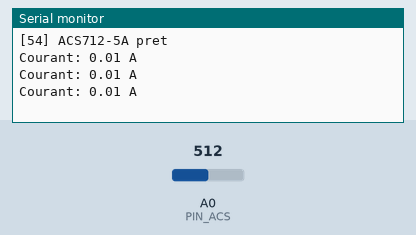
Recording of a sketch running on a simulated Arduino Uno, built with avr-gcc and run on an emulated ATmega328P. On the bench: the last lines printed to the serial monitor. Inputs (shaded band) come from the test bench; at power-on: A0 (PIN_ACS) = 512.

Above: at 1.2 s.
1.3 s: A0 (PIN_ACS) set to 716
At 2.0 s:
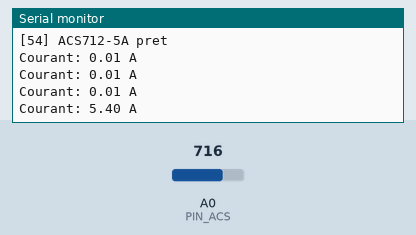
2.8 s: A0 (PIN_ACS) set to 900
At 3.5 s:
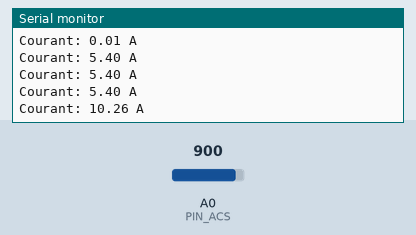
Timing chart, 0 to 5.8 s (numbered marks = the images above; inputs shaded):
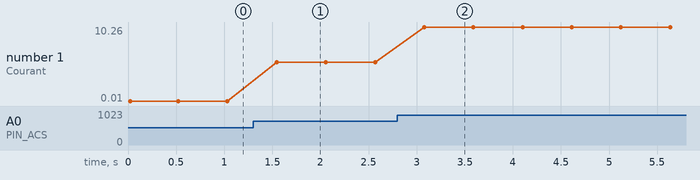

The sketch:

54_Courant_ACS712_5A.ino
```cpp
/*
 * =====================================================================
 *  Arduino Lab Nexus v6.1.0 STABLE  -  Capteur courant ACS712-5A
 * =====================================================================
 *  Explication : Mesure un courant continu jusqu'à 5 A avec un capteur à effet Hall.
 *  Carte       : Arduino UNO / Nano (ATmega328P) - compatible Mega
 *  Moniteur    : 9600 bauds
 *
 *  Câblage :
 *   Arduino 5V     -> ACS712 VCC
 *   Arduino GND    -> ACS712 GND
 *   Arduino A0     -> ACS712 OUT
 *
 *  Bibliothèques requises (arduino-cli lib install "...") : aucune
 * =====================================================================
 */
// @libs:

const uint8_t PIN_ACS = A0;
const float SENSIBILITE = 0.185;   // 185 mV par ampère (version 5 A)
const float OFFSET = 2.5;          // tension de sortie à 0 A

void setup() {
  Serial.begin(9600);
  Serial.println(F("[54] ACS712-5A pret"));
}

void loop() {
  // Moyenne de 100 lectures pour réduire le bruit
  long somme = 0;
  for (int i = 0; i < 100; i++) somme += analogRead(PIN_ACS);
  float tension = (somme / 100.0) * 5.0 / 1023.0;

  // Conversion tension -> courant
  float courant = (tension - OFFSET) / SENSIBILITE;
  Serial.print(F("Courant: "));
  Serial.print(courant, 2);
  Serial.println(F(" A"));
  delay(500);
}
```

Measured:
- after the input at 1.3 s, the serial monitor: prints a new line after 0.24 s (image 1)
- after the input at 2.8 s, the serial monitor: prints a new line after 0.28 s (image 2)
- plotted number 1: 0.01 → 5.4 after the input at 1.3 s, 5.4 → 10.26 after the input at 2.8 s
